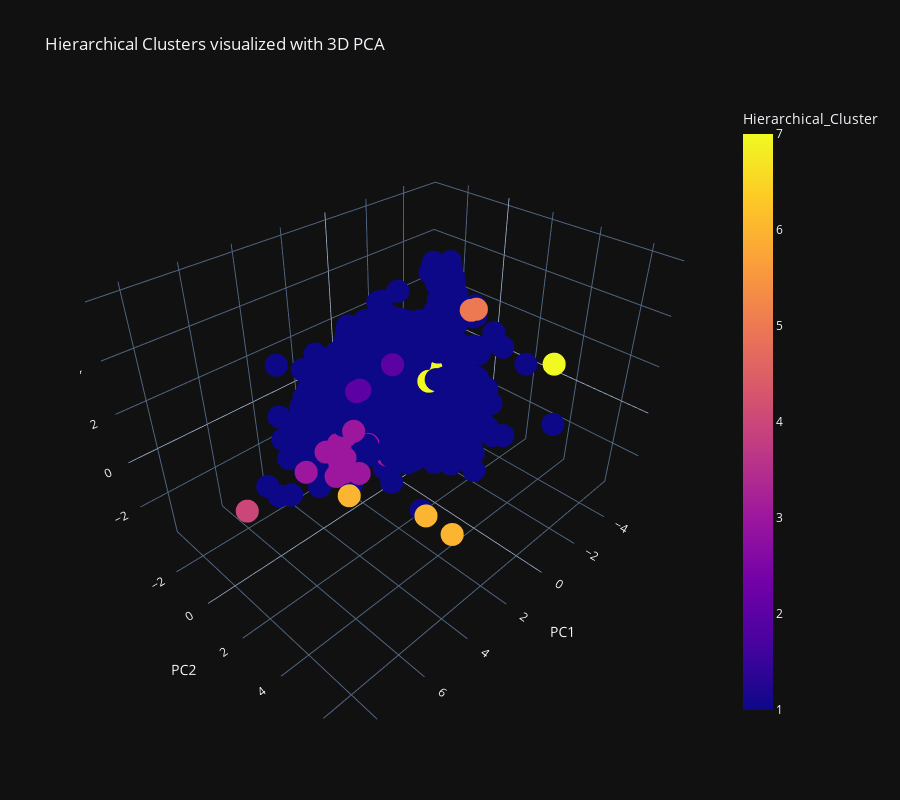

The cell this chart's notebook holds for it:
### Code cell
# Add Hierarchical cluster labels
pca_df['Hierarchical_Cluster'] = hierarchy_chosen

fig_hierarchical = px.scatter_3d(pca_df,
                           x='PC1', y='PC2', z='PC3',
                           color='Hierarchical_Cluster',
                           title='Hierarchical Clusters visualized with 3D PCA')


# Adjust figure dimensions (increase height)
fig_hierarchical.update_layout(width=900, height=800)  # adjust height as needed

# Show interactive plot
fig_hierarchical.show()

### Figure 1 — Plotly figure (JSON) as saved in the notebook; plotly's stock layout.template omitted (floating-point values rounded to 4 significant figures; data arrays with more than 128 entries replaced by an {"elided": "..."} marker saying what was removed)
{"data": [{"hovertemplate": "PC1=%{x}<br>PC2=%{y}<br>PC3=%{z}<br>Hierarchical_Cluster=%{marker.color}<extra></extra>", "legendgroup": "", "marker": {"color": {"elided": "1599 int values"}, "coloraxis": "coloraxis", "symbol": "circle"}, "mode": "markers", "name": "", "scene": "scene", "showlegend": false, "x": {"elided": "1599 float values"}, "y": {"elided": "1599 float values"}, "z": {"elided": "1599 float values"}, "type": "scatter3d"}], "layout": {"scene": {"domain": {"x": [0.0, 1.0], "y": [0.0, 1.0]}, "xaxis": {"title": {"text": "PC1"}}, "yaxis": {"title": {"text": "PC2"}}, "zaxis": {"title": {"text": "PC3"}}}, "coloraxis": {"colorbar": {"title": {"text": "Hierarchical_Cluster"}}, "colorscale": [[0.0, "#0d0887"], [0.1111, "#46039f"], [0.2222, "#7201a8"], [0.3333, "#9c179e"], [0.4444, "#bd3786"], [0.5556, "#d8576b"], [0.6667, "#ed7953"], [0.7778, "#fb9f3a"], [0.8889, "#fdca26"], [1.0, "#f0f921"]]}, "legend": {"tracegroupgap": 0}, "title": {"text": "Hierarchical Clusters visualized with 3D PCA"}, "width": 900, "height": 800}}
